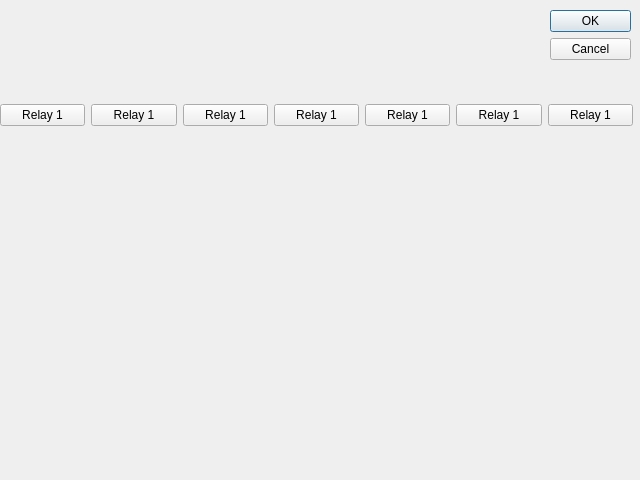
<?xml version="1.0" encoding="UTF-8"?>
<ui version="4.0">
 <class>Dialog</class>
 <widget class="QDialog" name="Dialog">
  <property name="geometry">
   <rect>
    <x>0</x>
    <y>0</y>
    <width>640</width>
    <height>480</height>
   </rect>
  </property>
  <property name="windowTitle">
   <string>Dialog</string>
  </property>
  <widget class="QDialogButtonBox" name="buttonBox">
   <property name="geometry">
    <rect>
     <x>550</x>
     <y>10</y>
     <width>81</width>
     <height>461</height>
    </rect>
   </property>
   <property name="orientation">
    <enum>Qt::Vertical</enum>
   </property>
   <property name="standardButtons">
    <set>QDialogButtonBox::Cancel|QDialogButtonBox::Ok</set>
   </property>
  </widget>
  <widget class="QWidget" name="horizontalLayoutWidget">
   <property name="geometry">
    <rect>
     <x>0</x>
     <y>90</y>
     <width>633</width>
     <height>51</height>
    </rect>
   </property>
   <layout class="QHBoxLayout" name="horizontalLayout">
    <item>
     <widget class="QPushButton" name="pushButtonRelay1">
      <property name="text">
       <string>Relay 1</string>
      </property>
     </widget>
    </item>
    <item>
     <widget class="QPushButton" name="pushButtonRelay2">
      <property name="text">
       <string>Relay 1</string>
      </property>
     </widget>
    </item>
    <item>
     <widget class="QPushButton" name="pushButtonRelay3">
      <property name="text">
       <string>Relay 1</string>
      </property>
     </widget>
    </item>
    <item>
     <widget class="QPushButton" name="pushButtonRelay4">
      <property name="text">
       <string>Relay 1</string>
      </property>
     </widget>
    </item>
    <item>
     <widget class="QPushButton" name="pushButtonRelay5">
      <property name="text">
       <string>Relay 1</string>
      </property>
     </widget>
    </item>
    <item>
     <widget class="QPushButton" name="pushButtonRelay6">
      <property name="text">
       <string>Relay 1</string>
      </property>
     </widget>
    </item>
    <item>
     <widget class="QPushButton" name="pushButtonRelay7">
      <property name="text">
       <string>Relay 1</string>
      </property>
     </widget>
    </item>
   </layout>
  </widget>
 </widget>
 <resources/>
 <connections>
  <connection>
   <sender>buttonBox</sender>
   <signal>accepted()</signal>
   <receiver>Dialog</receiver>
   <slot>accept()</slot>
   <hints>
    <hint type="sourcelabel">
     <x>248</x>
     <y>254</y>
    </hint>
    <hint type="destinationlabel">
     <x>157</x>
     <y>274</y>
    </hint>
   </hints>
  </connection>
  <connection>
   <sender>buttonBox</sender>
   <signal>rejected()</signal>
   <receiver>Dialog</receiver>
   <slot>reject()</slot>
   <hints>
    <hint type="sourcelabel">
     <x>316</x>
     <y>260</y>
    </hint>
    <hint type="destinationlabel">
     <x>286</x>
     <y>274</y>
    </hint>
   </hints>
  </connection>
 </connections>
</ui>
